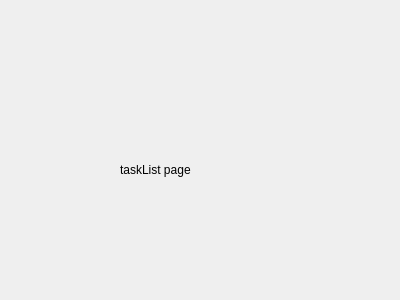
<?xml version="1.0" encoding="UTF-8"?>
<ui version="4.0">
 <class>taskList</class>
 <widget class="QWidget" name="taskList">
  <property name="geometry">
   <rect>
    <x>0</x>
    <y>0</y>
    <width>400</width>
    <height>300</height>
   </rect>
  </property>
  <property name="windowTitle">
   <string>Form</string>
  </property>
  <widget class="QLabel" name="label">
   <property name="geometry">
    <rect>
     <x>120</x>
     <y>160</y>
     <width>121</width>
     <height>19</height>
    </rect>
   </property>
   <property name="text">
    <string>taskList page</string>
   </property>
  </widget>
 </widget>
 <resources/>
 <connections/>
</ui>
